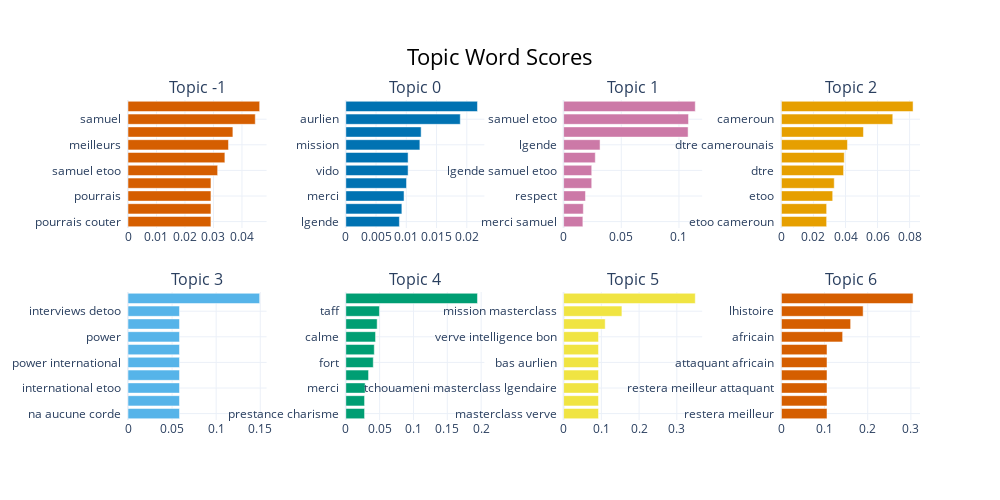

Source (notebook cell):
### Code cell
topic_model.visualize_barchart(n_words=10, topics=[-1,0, 1,2,3,4,5,6 ] )

### Figure 1 — Plotly figure (JSON) as saved in the notebook; plotly's stock layout.template omitted (floating-point values rounded to 4 significant figures)
{"data": [{"marker": {"color": "#D55E00"}, "orientation": "h", "type": "bar", "x": [0.02911, 0.02911, 0.02911, 0.02911, 0.03147, 0.03401, 0.03527, 0.03682, 0.04468, 0.04622], "xaxis": "x", "y": ["pourrais couter  ", "meilleurs font  ", "pourrais  ", "erreurs  ", "samuel etoo  ", "papa  ", "meilleurs  ", "mec  ", "samuel  ", "etoo  "], "yaxis": "y"}, {"marker": {"color": "#0072B2"}, "orientation": "h", "type": "bar", "x": [0.008858, 0.009268, 0.009625, 0.01003, 0.01029, 0.01029, 0.01224, 0.01245, 0.01892, 0.02176], "xaxis": "x2", "y": ["lgende  ", "carrire  ", "merci  ", "aprs  ", "vido  ", "parole  ", "mission  ", "bon  ", "aurlien  ", "etoo  "], "yaxis": "y2"}, {"marker": {"color": "#CC79A7"}, "orientation": "h", "type": "bar", "x": [0.0167, 0.0171, 0.01896, 0.02438, 0.02438, 0.02747, 0.0316, 0.1079, 0.1083, 0.1142], "xaxis": "x3", "y": ["merci samuel  ", "incroyable  ", "respect  ", "lgende samuel  ", "lgende samuel etoo  ", "merci  ", "lgende  ", "etoo  ", "samuel etoo  ", "samuel  "], "yaxis": "y3"}, {"marker": {"color": "#E69F00"}, "orientation": "h", "type": "bar", "x": [0.02823, 0.02823, 0.03201, 0.03297, 0.0388, 0.03922, 0.04121, 0.05119, 0.06949, 0.08216], "xaxis": "x4", "y": ["etoo cameroun  ", "samuel etoo cameroun  ", "etoo  ", "fire  ", "dtre  ", "samuel etoo  ", "dtre camerounais  ", "samuel  ", "cameroun  ", "camerounais  "], "yaxis": "y4"}, {"marker": {"color": "#56B4E9"}, "orientation": "h", "type": "bar", "x": [0.05839, 0.05839, 0.05839, 0.05839, 0.05839, 0.05839, 0.05839, 0.05839, 0.05839, 0.1493], "xaxis": "x5", "y": ["na aucune corde  ", "international etoo etoo  ", "international etoo  ", "pasteur lonction  ", "power international  ", "power international etoo  ", "power  ", "prsident lgende ngamb  ", "interviews detoo  ", "etoo  "], "yaxis": "y5"}, {"marker": {"color": "#009E73"}, "orientation": "h", "type": "bar", "x": [0.02774, 0.02774, 0.02859, 0.03362, 0.04059, 0.0421, 0.04395, 0.04634, 0.04971, 0.1946], "xaxis": "x6", "y": ["prestance charisme  ", "prestance charisme tchouameni  ", "merci  ", "bon  ", "fort  ", "doumbe  ", "calme  ", "tchouameni bon  ", "taff  ", "tchouameni  "], "yaxis": "y6"}, {"marker": {"color": "#F0E442"}, "orientation": "h", "type": "bar", "x": [0.09245, 0.09245, 0.09245, 0.09245, 0.09245, 0.09245, 0.09245, 0.1102, 0.1545, 0.3488], "xaxis": "x7", "y": ["masterclass verve  ", "pense chapeau  ", "tchouameni masterclass lgendaire  ", "tchouameni masterclass  ", "bas aurlien  ", "interviews etoo  ", "verve intelligence bon  ", "mission  ", "mission masterclass  ", "masterclass  "], "yaxis": "y7"}, {"marker": {"color": "#D55E00"}, "orientation": "h", "type": "bar", "x": [0.1057, 0.1057, 0.1057, 0.1057, 0.1057, 0.1057, 0.1419, 0.1604, 0.1894, 0.3051], "xaxis": "x8", "y": ["restera meilleur  ", "importe nationalit restera  ", "restera meilleur attaquant  ", "importe nationalit  ", "attaquant africain  ", "20042005  ", "africain  ", "etoo meilleur  ", "lhistoire  ", "meilleur  "], "yaxis": "y8"}], "layout": {"annotations": [{"font": {"size": 16}, "showarrow": false, "text": "Topic -1", "x": 0.0875, "xanchor": "center", "xref": "paper", "y": 1, "yanchor": "bottom", "yref": "paper"}, {"font": {"size": 16}, "showarrow": false, "text": "Topic 0", "x": 0.3625, "xanchor": "center", "xref": "paper", "y": 1, "yanchor": "bottom", "yref": "paper"}, {"font": {"size": 16}, "showarrow": false, "text": "Topic 1", "x": 0.6375, "xanchor": "center", "xref": "paper", "y": 1, "yanchor": "bottom", "yref": "paper"}, {"font": {"size": 16}, "showarrow": false, "text": "Topic 2", "x": 0.9125, "xanchor": "center", "xref": "paper", "y": 1, "yanchor": "bottom", "yref": "paper"}, {"font": {"size": 16}, "showarrow": false, "text": "Topic 3", "x": 0.0875, "xanchor": "center", "xref": "paper", "y": 0.4, "yanchor": "bottom", "yref": "paper"}, {"font": {"size": 16}, "showarrow": false, "text": "Topic 4", "x": 0.3625, "xanchor": "center", "xref": "paper", "y": 0.4, "yanchor": "bottom", "yref": "paper"}, {"font": {"size": 16}, "showarrow": false, "text": "Topic 5", "x": 0.6375, "xanchor": "center", "xref": "paper", "y": 0.4, "yanchor": "bottom", "yref": "paper"}, {"font": {"size": 16}, "showarrow": false, "text": "Topic 6", "x": 0.9125, "xanchor": "center", "xref": "paper", "y": 0.4, "yanchor": "bottom", "yref": "paper"}], "height": 500, "hoverlabel": {"bgcolor": "white", "font": {"family": "Rockwell", "size": 16}}, "showlegend": false, "title": {"font": {"color": "Black", "size": 22}, "text": "Topic Word Scores", "x": 0.5, "xanchor": "center", "yanchor": "top"}, "width": 1000, "xaxis": {"anchor": "y", "domain": [0, 0.175], "showgrid": true}, "xaxis2": {"anchor": "y2", "domain": [0.275, 0.45], "showgrid": true}, "xaxis3": {"anchor": "y3", "domain": [0.55, 0.725], "showgrid": true}, "xaxis4": {"anchor": "y4", "domain": [0.825, 1], "showgrid": true}, "xaxis5": {"anchor": "y5", "domain": [0, 0.175], "showgrid": true}, "xaxis6": {"anchor": "y6", "domain": [0.275, 0.45], "showgrid": true}, "xaxis7": {"anchor": "y7", "domain": [0.55, 0.725], "showgrid": true}, "xaxis8": {"anchor": "y8", "domain": [0.825, 1], "showgrid": true}, "yaxis": {"anchor": "x", "domain": [0.6, 1], "showgrid": true}, "yaxis2": {"anchor": "x2", "domain": [0.6, 1], "showgrid": true}, "yaxis3": {"anchor": "x3", "domain": [0.6, 1], "showgrid": true}, "yaxis4": {"anchor": "x4", "domain": [0.6, 1], "showgrid": true}, "yaxis5": {"anchor": "x5", "domain": [0, 0.4], "showgrid": true}, "yaxis6": {"anchor": "x6", "domain": [0, 0.4], "showgrid": true}, "yaxis7": {"anchor": "x7", "domain": [0, 0.4], "showgrid": true}, "yaxis8": {"anchor": "x8", "domain": [0, 0.4], "showgrid": true}}}
